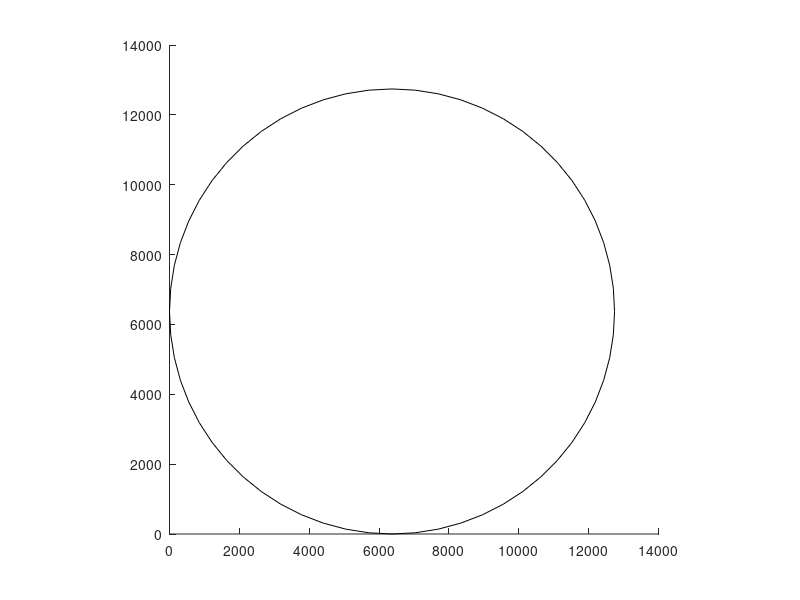

MATLAB code to generate this figure: (Note: this script raises an error after producing the figure.)
clear all;
gravity = 6.67e-11; %value of gravitational constant
satmass = 10; %mass of satellite in kg
earthmass = 5.972e24; %mass of earth in kg
earthrad = 6371;%radius of earth in km
earthtomoon = 384,400; %distance from earth to moon in km
time = 10; %how long sim will run in seconds
stepsize = 1;
steps = time/stepsize; %number of steps that will run

%initial x and y positions
xpos=[0]; 
ypos=[2];

%initial x and y velocities
xvel=[1]; 
yvel=[1];


r = sqrt((xpos.^2) + (ypos.^2));

%initial x and y accelerations
xacc = [(-1)/(satmass) * (gravity*earthmass*satmass)/(r^2) * (xpos/r)];
yacc = [(-1)/(satmass) * (gravity*earthmass*satmass)/(r^2) * (ypos/r)];


figure;
hold on;
rectangle('Position', [0 0 2*earthrad 2*earthrad], 'Curvature', [1 1]);
daspect([1 1 1]);


%loop each time step
for n=1:stepsize:time
    
   
    %calculate next position
    xpos(n+1) = xpos(n) + xvel*stepsize;
    ypos(n+1) = ypos(n) + yvel*stepsize;
    
    %calculate next velocity
    xvel(n+1) = xvel(n) + xacc*stepsize;
    yvel(n+1) = yvel(n) + yacc*stepsize;
    
    r=sqrt(xpos(n+1)^2 + ypos(n+1)^2);
    
    if(r<earthrad)
        disp("Crash!")
    end
    if(r>earthtomoon)
        disp("Satellite flew away...")
    end
        
    xacc = [(-1)/(satmass) * (gravity*earthmass*satmass)/(r^2) * (xpos(n+1)/r)];
    yacc = [(-1)/(satmass) * (gravity*earthmass*satmass)/(r^2) * (ypos(n+1)/r)];
   

end

comet(xpos, ypos);

plot(r)
